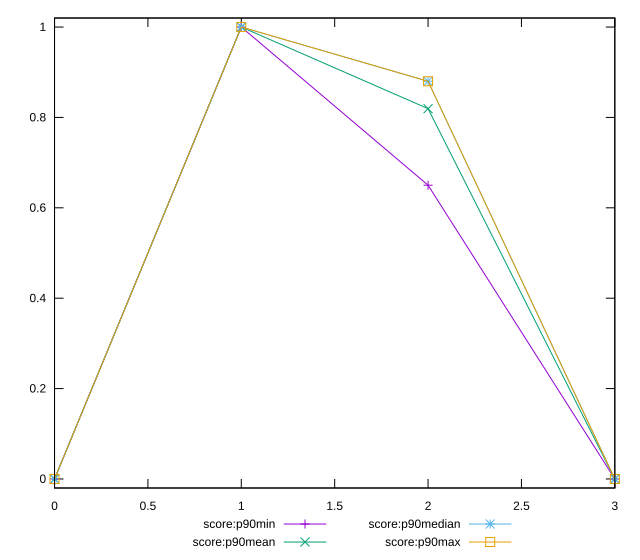

Recreate this plot in gnuplot.
reset

$scoreP90Min <<EOF
0 0
1 1
2 0.65
3 0
EOF

$scoreP90Mean <<EOF
0 0
1 1
2 0.8193617021276594
3 0
EOF

$scoreP90Median <<EOF
0 0
1 1
2 0.88
3 0
EOF

$scoreP90Max <<EOF
0 0
1 1
2 0.88
3 0
EOF

set key outside below
set xrange [0:3]
set yrange [-0.02:1.02]
set trange [-0.02:1.02]
set terminal svg size 640, 560 enhanced background rgb 'white'
set output "reports/report_00031_2021-02-24T23-18-18.084Z/uses-text-compression/progression/score.svg"

plot $scoreP90Min title "score:p90min" with linespoints, \
     $scoreP90Mean title "score:p90mean" with linespoints, \
     $scoreP90Median title "score:p90median" with linespoints, \
     $scoreP90Max title "score:p90max" with linespoints

reset
